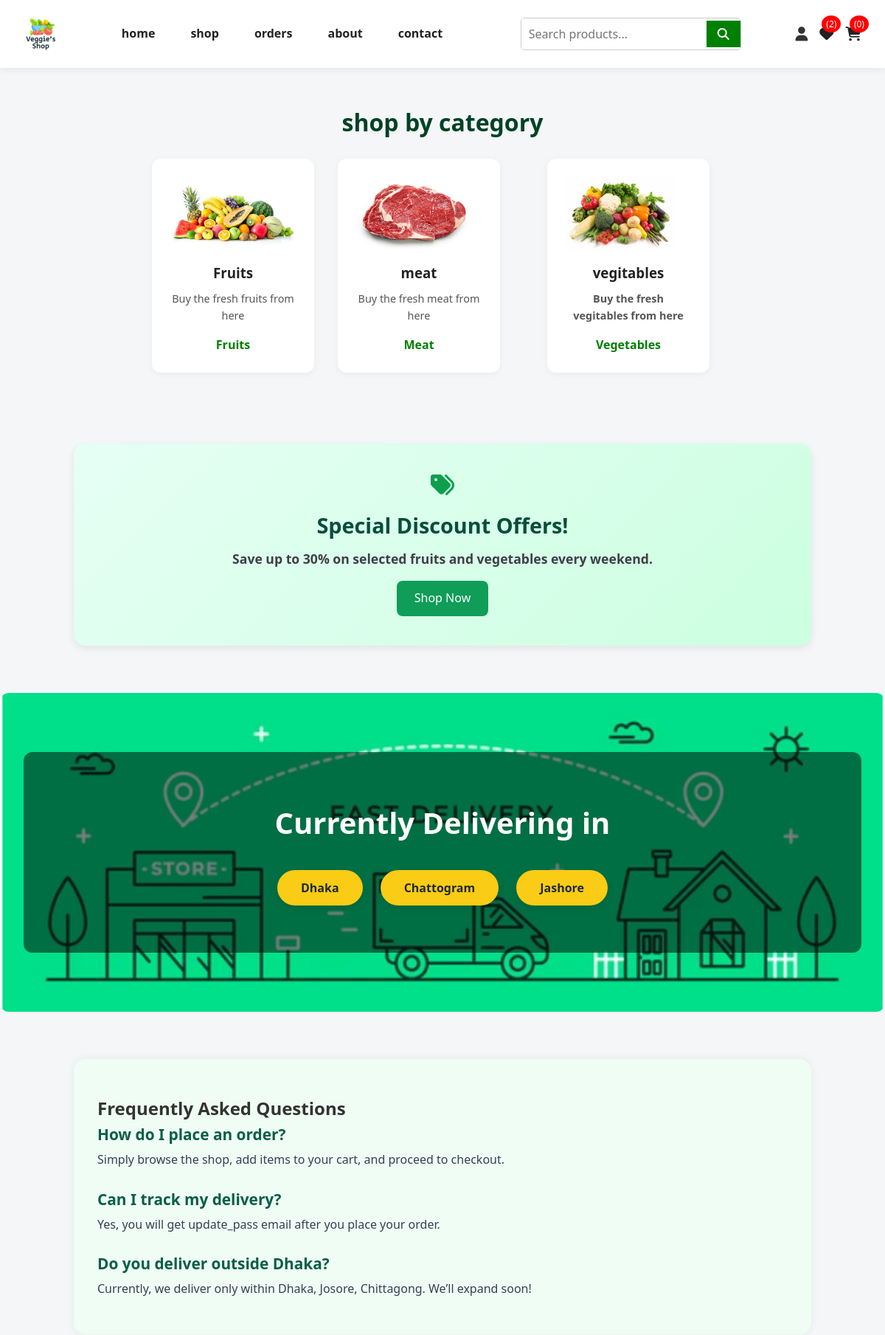
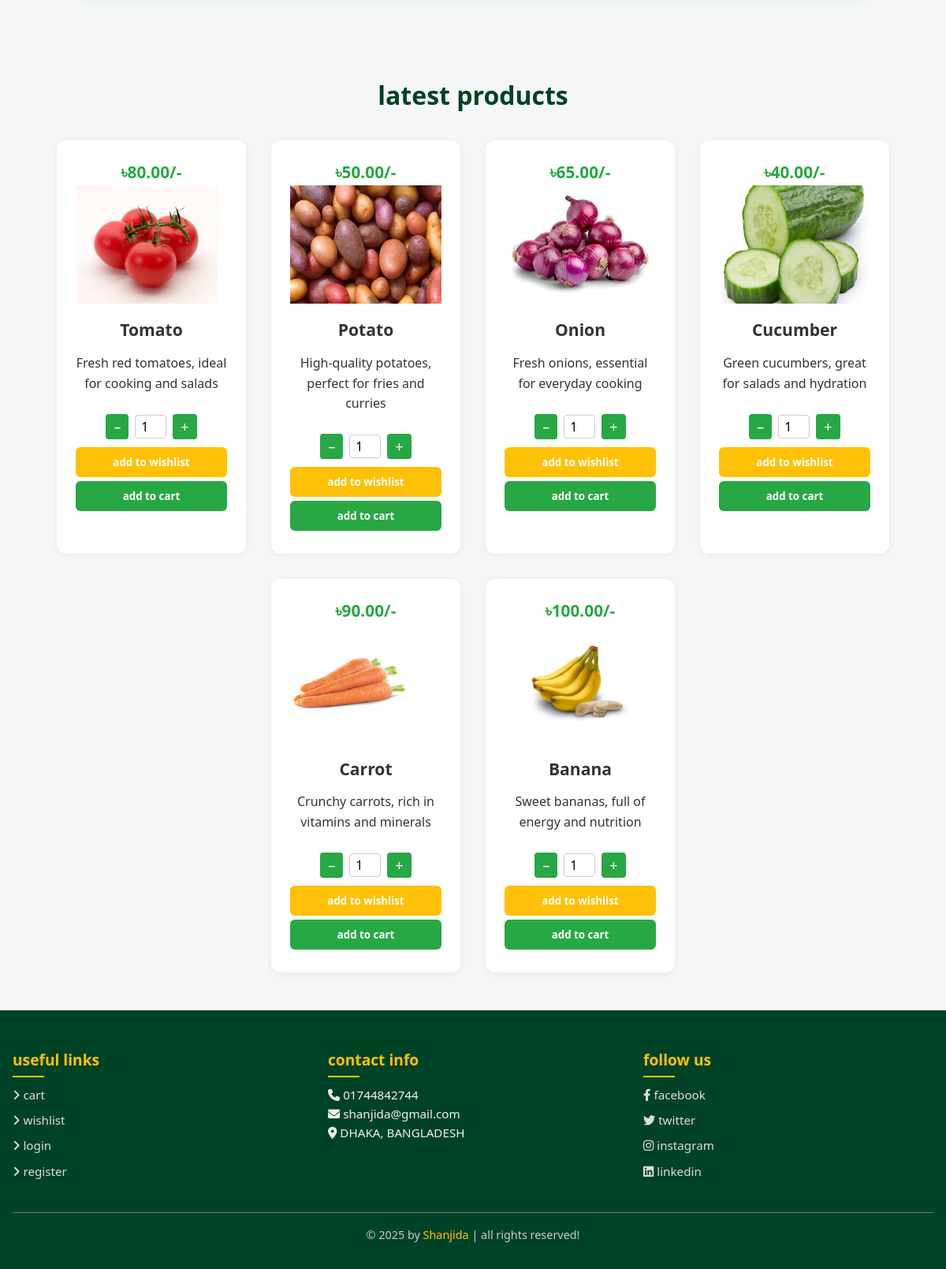
Screenshot of /home.php (signed in) with the database file from the repository (2 pictures, top to bottom).
### tables this page shows
CREATE TABLE `products` (
  `id` int(11) NOT NULL,
  `name` varchar(255) NOT NULL,
  `price` decimal(10,2) NOT NULL,
  `image` varchar(255) NOT NULL,
  `details` text DEFAULT NULL,
  `category` varchar(100) NOT NULL
);

### home.php (the view, shortened to what this page needs)
<?php
@include 'config.php';
$user_id = $_SESSION['user_id'];
?>
<!DOCTYPE html>
<html lang="en">
<head>
   <link rel="stylesheet" href="https://cdnjs.cloudflare.com/ajax/libs/font-awesome/6.1.1/css/all.min.css">
   <link rel="stylesheet" href="css/home.css">
</head>
<body>
<header class="header">
   <div class="flex">
      <img src="uploaded_img/logo.png" class="logo" alt="">
      <nav class="navbar">
         <a href="home.php">home</a>
         <a href="shop.php">shop</a>
         <a href="orders.php">orders</a>
         <a href="about.php">about</a>
         <a href="contact.php">contact</a>
      </nav>
      <form action="home.php" method="GET" class="search-bar">
         <input type="text" name="search" placeholder="Search products..." required>
         <button type="submit" class="fas fa-search"></button>
      </form>
      <div class="icons">
         <div id="user-btn" class="fas fa-user"></div>
         <?php
            $count_cart = $conn->prepare("SELECT * FROM `cart` WHERE user_id = ?");
            $count_cart->execute([$user_id]);
            $count_wishlist = $conn->prepare("SELECT * FROM `wishlist` WHERE user_id = ?");
            $count_wishlist->execute([$user_id]);
         ?>
         <a href="wishlist.php"><i class="fas fa-heart"></i><span>(<?= $count_wishlist->rowCount(); ?>)</span></a>
         <a href="cart.php"><i class="fas fa-shopping-cart"></i><span>(<?= $count_cart->rowCount(); ?>)</span></a>
      </div>
   </div>
</header>
<?php if(!isset($_GET['search'])): ?>
<section class="home-category">
   <h1 class="title">shop by category</h1>
   <div class="box-container">
      <div class="box">
         <img src="uploaded_img/cat-1.png" alt="">
         <h3>Fruits</h3>
         <p>Buy the fresh fruits from here</p>
         <a href="category.php?category=fruits" class="btn" style="font-weight:bold; color:green;"><strong>Fruits</strong></a>
      </div>
      <div class="box"><img src="uploaded_img/cat-2.png" alt=""><h3>meat</h3><p>Buy the fresh meat from here</p>
       <a href="category.php?category=meat" class="btn" style="font-weight:bold; color:green;"><strong>Meat</strong>
   </div>
      <div class="box"><img src="uploaded_img/cat-3.png" alt=""><h3>vegitables</h3><p>Buy the fresh vegitables from here</p>
       <a href="category.php?category=Vegetables" class="btn" style="font-weight:bold; color:green;"><strong>Vegetables</strong>
   </div>
   </div>
</section>
<section class="discount-offer">
   <div class="offer-content">
      <i class="fas fa-tags"></i>
      <h2>Special Discount Offers!</h2>
      <p>Save up to <strong>30%</strong> on selected fruits and vegetables every weekend.</p>
      <a href="shop.php" class="shop-now-btn">Shop Now</a>
   </div>
</section>
<section class="delivery-locations" style="background: url('uploaded_img/delivery-bg.png') center/cover no-repeat;">
   <div class="overlay">
      <h2>Currently Delivering in</h2>
      <div class="city-buttons">
         <button class="city-btn">Dhaka</button>
         <button class="city-btn">Chattogram</button>
         <button class="city-btn">Jashore</button>
      </div>
   </div>
</section>
<section class="faq">
   <h2 class="title">Frequently Asked Questions</h2>
   <div class="faq-box">
      <div class="faq-item">
         <h4>How do I place an order?</h4>
         <p>Simply browse the shop, add items to your cart, and proceed to checkout.</p>
      </div>
      <div class="faq-item">
         <h4>Can I track my delivery?</h4>
         <p>Yes, you will get update_pass email after you place your order.</p>
      </div>
      <div class="faq-item">
         <h4>Do you deliver outside Dhaka?</h4>
         <p>Currently, we deliver only within Dhaka, Josore, Chittagong. We’ll expand soon!</p>
      </div>
   </div>
</section>
<?php endif; ?>
<section class="products">
   <h1 class="title">latest products</h1>
   <?php
      if(isset($_GET['search']) && $_GET['search'] !== ''){
         $search = filter_var($_GET['search'], FILTER_SANITIZE_STRING);
         $stmt = $conn->prepare("SELECT * FROM `products` WHERE name LIKE ? OR category LIKE ?");
         $stmt->execute(["%$search%", "%$search%"]);
         echo '<h2 class="search-results-title">Search Results for: <em>' . htmlspecialchars($search) . '</em></h2>';
         echo '<div class="back-home"><a href="home.php">← Back to Home</a></div>';
      } else {
         $stmt = $conn->prepare("SELECT * FROM `products` LIMIT 6");
         $stmt->execute();
      }
      echo '<div class="box-container">';
      if($stmt->rowCount() > 0){
         while($product = $stmt->fetch(PDO::FETCH_ASSOC)){
   ?>
   <form action="" method="POST" class="box">
      <div class="price">৳<span><?= $product['price']; ?></span>/-</div>
      <img src="uploaded_img/<?= $product['image']; ?>" alt="">
      <div class="name"><strong style="font-weight:900; font-size:1.2em;"><?= htmlspecialchars($product['name']); ?></strong></div>
      <div class="details"><?= htmlspecialchars($product['details']); ?></div><br>
      <div class="quantity-box">
         <button type="button" class="qty-btn minus">–</button>
         <input type="number" min="1" value="1" name="p_qty" class="qty-input">
         <button type="button" class="qty-btn plus">+</button>
      </div>
      <input type="submit" value="add to wishlist" class="option-btn" name="add_to_wishlist">
      <input type="submit" value="add to cart" class="btn" name="add_to_cart">
   </form>
   <?php } } else { echo '<p class="empty">No products found!</p>'; } ?>
   </div>
</section>
<footer class="footer">
   <section class="box-container">
      <div class="box">
         <h3>useful links</h3>
         <a href="cart.php"> <i class="fas fa-angle-right"></i> cart</a>
         <a href="wishlist.php"> <i class="fas fa-angle-right"></i> wishlist</a>
         <a href="login.php"> <i class="fas fa-angle-right"></i> login</a>
         <a href="register.php"> <i class="fas fa-angle-right"></i> register</a>
      </div>
      <div class="box">
         <h3>contact info</h3>
         <p><i class="fas fa-phone"></i> 01744842744</p>
         <p><i class="fas fa-envelope"></i> shanjida@gmail.com</p>
         <p><i class="fas fa-map-marker-alt"></i> DHAKA, BANGLADESH</p>
      </div>
      <div class="box">
         <h3>follow us</h3>
         <a href="#"><i class="fab fa-facebook-f"></i> facebook</a>
         <a href="#"><i class="fab fa-twitter"></i> twitter</a>
         <a href="#"><i class="fab fa-instagram"></i> instagram</a>
         <a href="#"><i class="fab fa-linkedin"></i> linkedin</a>
      </div>
   </section>
   <p class="credit"> &copy; <?= date('Y'); ?> by <span>Shanjida</span> | all rights reserved! </p>
</footer>
</body>
</html>

### css/home.css (style rules this page uses)
* { margin: 0; padding: 0; box-sizing: border-box; font-family: 'Segoe UI', sans-serif; }
body { background-color: #f4f6f8; color: #333; line-height: 1.6; }
a { text-decoration: none; color: inherit; }
img { max-width: 100%; display: block; }
.header { background: #ffffff; box-shadow: 0 2px 10px rgba(0, 0, 0, 0.08); padding: 1rem 2rem; position: sticky; top: 0; z-index: 1000; }
.header .flex { display: flex; align-items: center; justify-content: space-between; flex-wrap: wrap; }
.header .logo { height: 60px; object-fit: contain; }
.navbar { display: flex; gap: 1.5rem; }
.navbar a { font-weight: 600; color: #222; padding: 8px 12px; border-radius: 6px; position: relative; transition: 0.3s ease; }
.navbar a::after { content: ''; position: absolute; left: 0; bottom: -2px; width: 0; height: 2px; background: #28a745; transition: width 0.3s; }
.icons { display: flex; align-items: center; gap: 1rem; font-size: 1.2rem; }
.icons a { color: #222; position: relative; }
.icons a span { font-size: 0.75rem; color: white; background: red; border-radius: 50%; padding: 2px 6px; position: absolute; top: -10px; right: -10px; }
.home-category { padding: 3rem 1rem; text-align: center; }
.home-category .title { font-size: 2rem; margin-bottom: 1.5rem; color: #004225; }
.box-container { display: flex; flex-wrap: wrap; justify-content: center; gap: 2rem; }
.home-category .box { background: white; border-radius: 12px; padding: 1.5rem; box-shadow: 0 2px 10px rgba(0,0,0,0.05); width: 220px; transition: 0.3s; }
.home-category .box img { height: 100px; object-fit: contain; margin-bottom: 1rem; }
.home-category .box h3 { color: #222; margin-bottom: 0.5rem; }
.home-category .box p { color: #555; font-size: 0.9rem; margin-bottom: 1rem; }
.products { padding: 3rem 1rem; text-align: center; }
.products .title { font-size: 2rem; color: #004225; margin-bottom: 2rem; }
.products .box-container { display: flex; flex-wrap: wrap; justify-content: center; gap: 2rem; }
.products .box { background: white; border-radius: 12px; padding: 1.5rem; width: 240px; box-shadow: 0 2px 8px rgba(0,0,0,0.06); transition: 0.3s; position: relative; }
.products .box img { height: 150px; margin-bottom: 1rem; }
.products .price { color: #28a745; font-size: 1.3rem; font-weight: 700; }
.products .name { font-size: 1.1rem; margin: 0.8rem 0; }
.quantity-box { display: flex; justify-content: center; align-items: center; margin-bottom: 10px; gap: 8px; }
.qty-btn { background-color: #28a745; color: white; border: none; padding: 4px 10px; border-radius: 4px; font-size: 18px; cursor: pointer; transition: background 0.3s ease; }
.qty-input { width: 40px; height: 30px; text-align: center; font-size: 16px; border-radius: 4px; border: 1px solid #ccc; }
.products .btn, .products .option-btn { display: block; width: 100%; margin: 5px auto; padding: 10px 0; font-weight: 600; border-radius: 6px; border: none; cursor: pointer; transition: background-color 0.3s ease; }
.products .btn { background-color: #28a745; color: white; }
.products .option-btn { background-color: #ffc107; color: white; }
.footer { background: #004225; color: #f1f1f1; padding: 3rem 1rem 2rem; font-size: 0.95rem; }
.footer .box-container { display: grid; grid-template-columns: repeat(auto-fit, minmax(180px, 1fr)); gap: 2rem; max-width: 1200px; margin: auto; }
.footer .box h3 { color: #ffc107; margin-bottom: 1rem; font-size: 1.2rem; position: relative; }
.footer .box h3::after { content: ''; position: absolute; width: 40px; height: 2px; background: #ffc107; left: 0; bottom: -6px; }
.footer .box a { display: block; color: #ddd; margin-bottom: 0.5rem; transition: all 0.3s ease; }
.footer .credit { text-align: center; margin-top: 2rem; font-size: 0.9rem; color: #ccc; border-top: 1px solid #777; padding-top: 1rem; }
.footer .credit span { color: #ffc107; }

### rows the page displays
products: price "80.00", image (picture), name "Tomato", details "Fresh red tomatoes, ideal for cooking and salads"
products: price "50.00", image (picture), name "Potato", details "High-quality potatoes, perfect for fries and curries"
products: price "65.00", image (picture), name "Onion", details "Fresh onions, essential for everyday cooking"
products: price "40.00", image (picture), name "Cucumber", details "Green cucumbers, great for salads and hydration"
products: price "90.00", image (picture), name "Carrot", details "Crunchy carrots, rich in vitamins and minerals"
products: price "100.00", image (picture), name "Banana", details "Sweet bananas, full of energy and nutrition"

### other values shown
$count_wishlist->rowCount() "2"
$count_cart->rowCount() "0"
